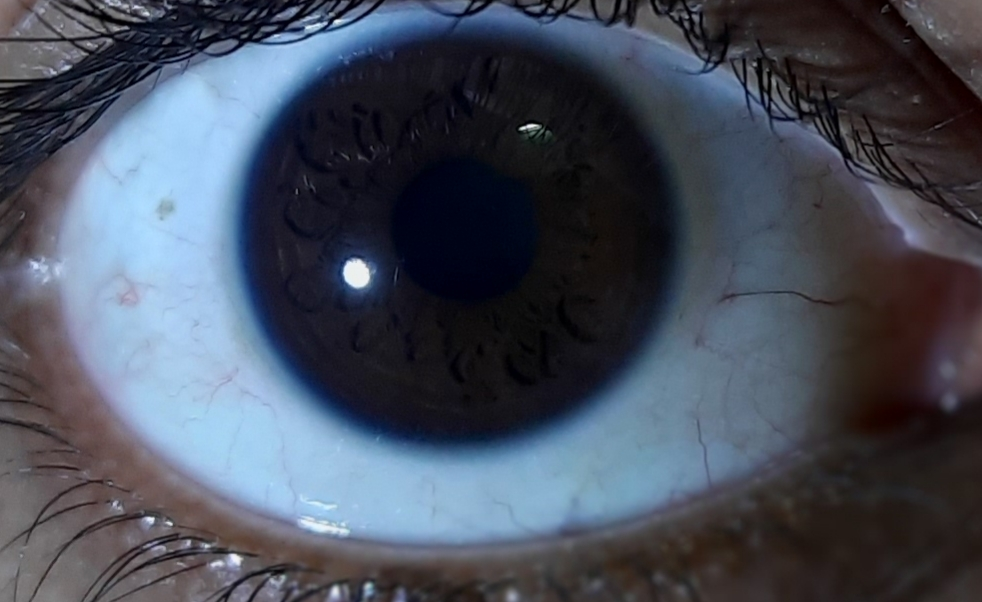
#> input picture rnf1_3.jpg, 982 x 602 px
$ jupyter execute img_pro_ass1_2.ipynb
#> lines starting #> are read from the running program, lines starting #| are printed output that depends on the picture; after the words box and inside, x2 and y2 are one past the last pixel; in counts of white or black regions, pixels touching at a corner belong together; long printed decimals are rounded
sudo code:<br>
1) input <br>
2) selecting the channel in rgb <br>
3) histogram equalization <br>
4) thresholding <br>
5) Morphological closing operation <br>
6) Morphological opening operation <br>
7) Find the largest object of connect components<br>
8) determine the pupil size

[cell 1]
import cv2
import numpy as np
import matplotlib.pyplot as plt
from skimage.measure import label, regionprops
from skimage.filters import threshold_otsu
from skimage.color import label2rgb
import matplotlib.patches as mpatches
from skimage.segmentation import clear_border

[cell 2]
def getLargestCC(segmentation):
    labels = label(segmentation)
    assert( labels.max() != 0 )
    largestCC = labels == np.argmax(np.bincount(labels.flat)[1:])+1
    return largestCC

[cell 3]
img = cv2.imread("rnf1_3.jpg",  cv2.IMREAD_GRAYSCALE)
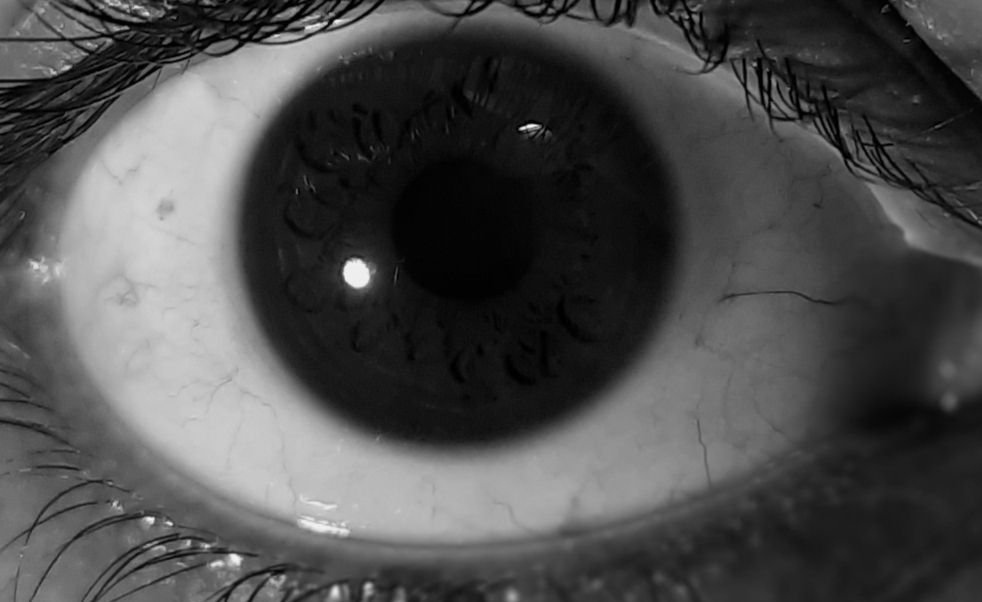
#> img: shape (602, 982); min 0, max 243, mean 76.6
img2 = cv2.medianBlur(img,5)
cimg = cv2.cvtColor(img,cv2.COLOR_GRAY2BGR)

[cell 4]
equ = cv2.equalizeHist(img2)
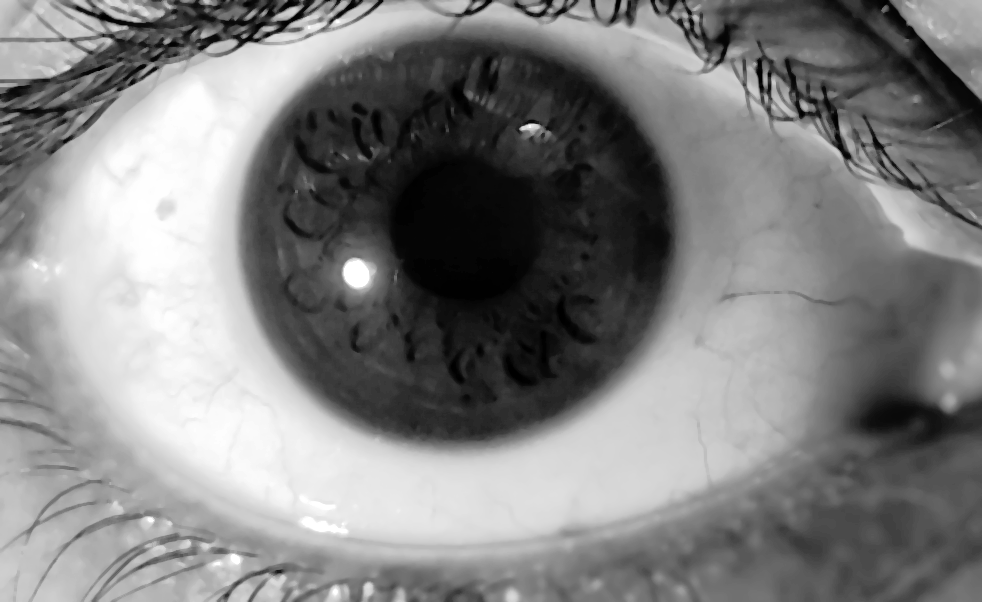
#> equ: shape (602, 982); min 0, max 255, mean 128.4
res = np.hstack((img2,equ))
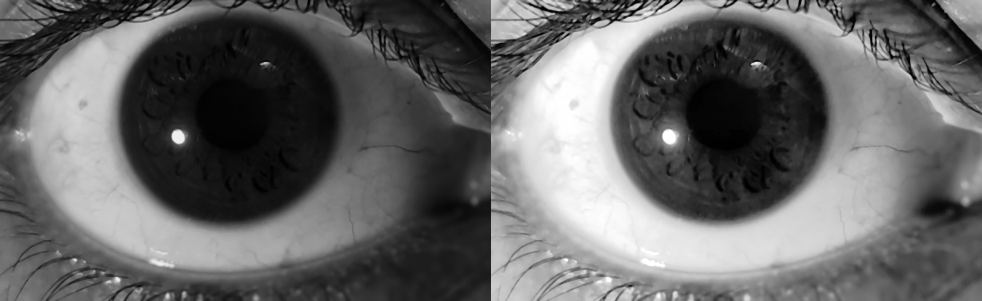
#> res: shape (602, 1964) (shown at 1/2 size); min 0, max 255, mean 102.5
plt.imshow(res)

[cell 5]
#thresholding
ret,thresh1 = cv2.threshold(equ,7,255,cv2.THRESH_BINARY_INV)
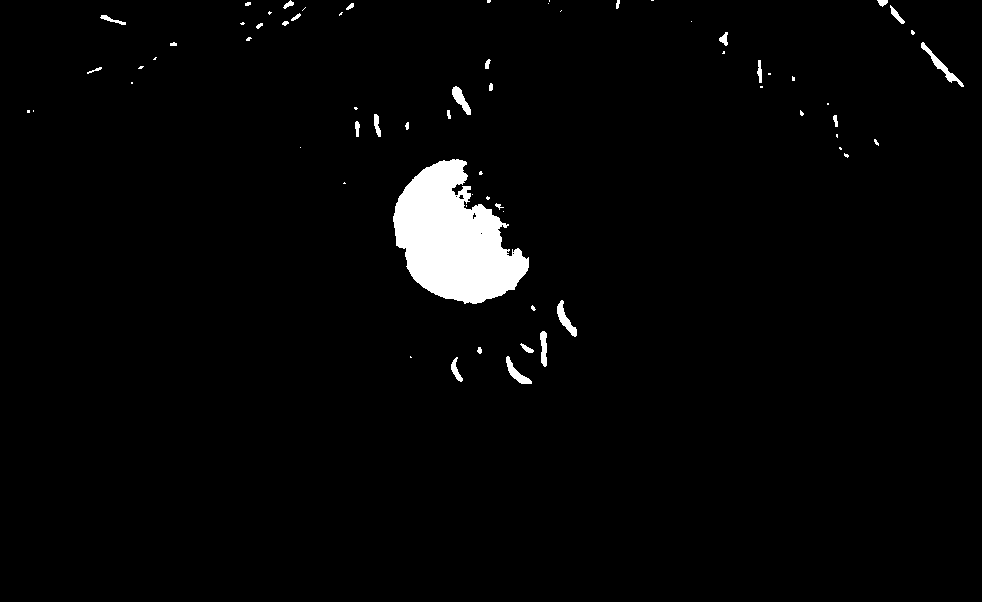
#> thresh1: shape (602, 982); 2.5% white; 68 white regions (37 under 20 px), largest, box (x1, y1, x2, y2) and area: (393, 159, 529, 304) 12133, (921, 42, 964, 87) 319, (557, 300, 577, 337) 269
plt.imshow(thresh1)

[cell 6]
#closing
kernel = np.ones((5,5),np.uint8)
closing = cv2.morphologyEx(thresh1, cv2.MORPH_CLOSE, kernel)
#> closing: shape (602, 982); 2.6% white; 63 white regions (32 under 20 px), largest, box (x1, y1, x2, y2) and area: (393, 159, 529, 304) 12296, (921, 42, 964, 87) 321, (557, 300, 577, 337) 273
plt.imshow(closing)

[cell 7]
#opening
opening = cv2.morphologyEx(closing, cv2.MORPH_OPEN, kernel)
#> opening: shape (602, 982); 2.3% white; 12 white regions, largest, box (x1, y1, x2, y2) and area: (393, 159, 529, 304) 12263, (557, 303, 577, 336) 261, (452, 87, 471, 114) 231
plt.imshow(opening)
print(type(opening))
#| <class 'numpy.ndarray'>

[cell 8]
large = getLargestCC(opening)
#> in getLargestCC, `labels = label(segmentation)`:
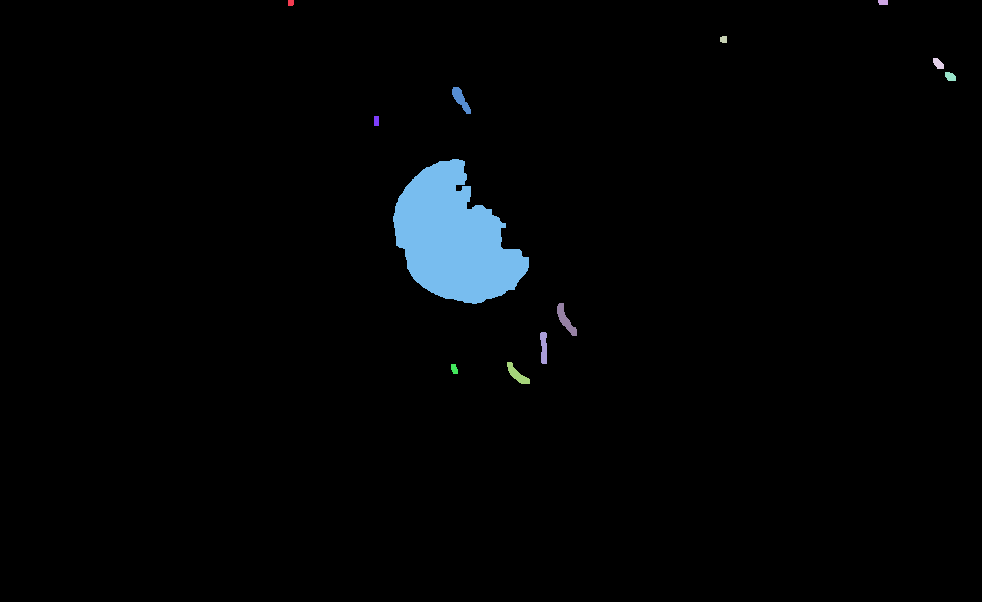
#> labels: shape (602, 982) int64; 13 distinct labels, from 0 to 12; one colour per label, 0 black
#> in getLargestCC, `largestCC = labels == np.argmax(np.bincount(labels.flat)[1:])+1`:
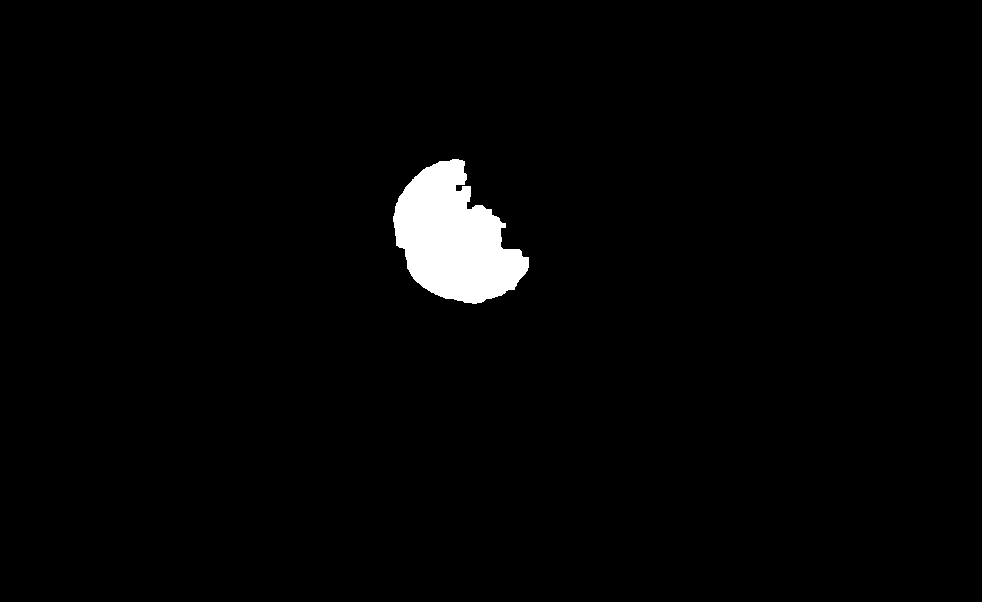
#> largestCC: shape (602, 982) bool; 2.1% white; 1 white region, box (x1, y1, x2, y2) and area: (393, 159, 529, 304) 12263
plt.imshow(large)
print(type(large))
#| <class 'numpy.ndarray'>

[cell 9]
label_image = label(large)

image_label_overlay = label2rgb(label_image, image=img, bg_label=0)
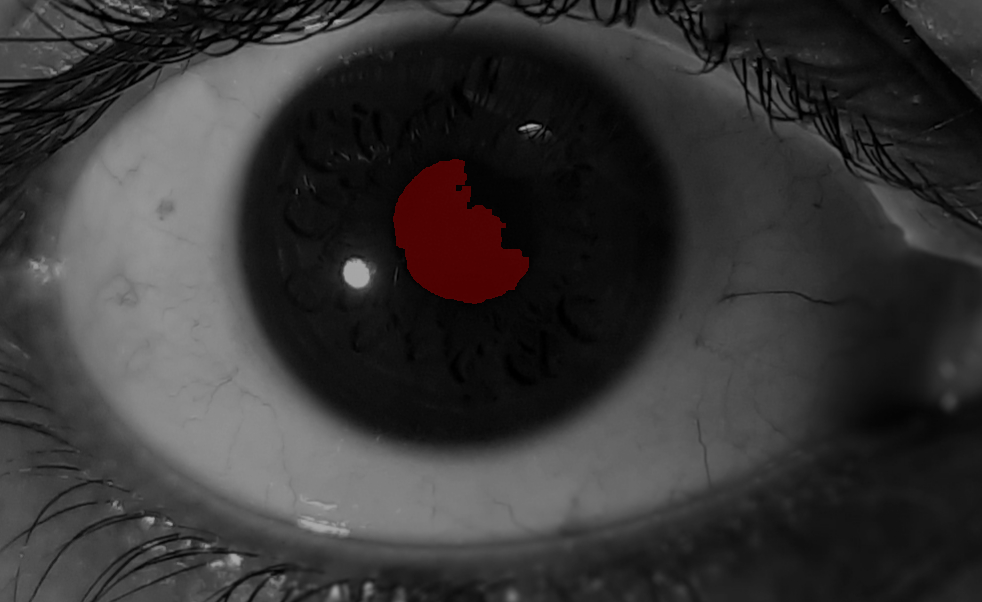
#> image_label_overlay: shape (602, 982, 3) float64; mean R, G, B 0.217, 0.21, 0.21

fig, ax = plt.subplots(figsize=(10, 6))
ax.imshow(image_label_overlay, cmap=plt.cm.gray)

for region in regionprops(label_image):

    if region.area >= 100:

        minr, minc, maxr, maxc = region.bbox
        rect = mpatches.Rectangle((minc, minr), maxc - minc, maxr - minr,
                                  fill=False, edgecolor='red', linewidth=2)
        ax.add_patch(rect)
        k = (maxc + maxr - minr - minc)/2
        print(0.0031872509960159364*k, "cm")
#> this loop made 1 pass
#> (minr, minc, maxr, maxc, k) on pass 1: (159, 393, 304, 529, 140.5)
#| 0.4478 cm

ax.set_axis_off()
plt.tight_layout()
plt.show()
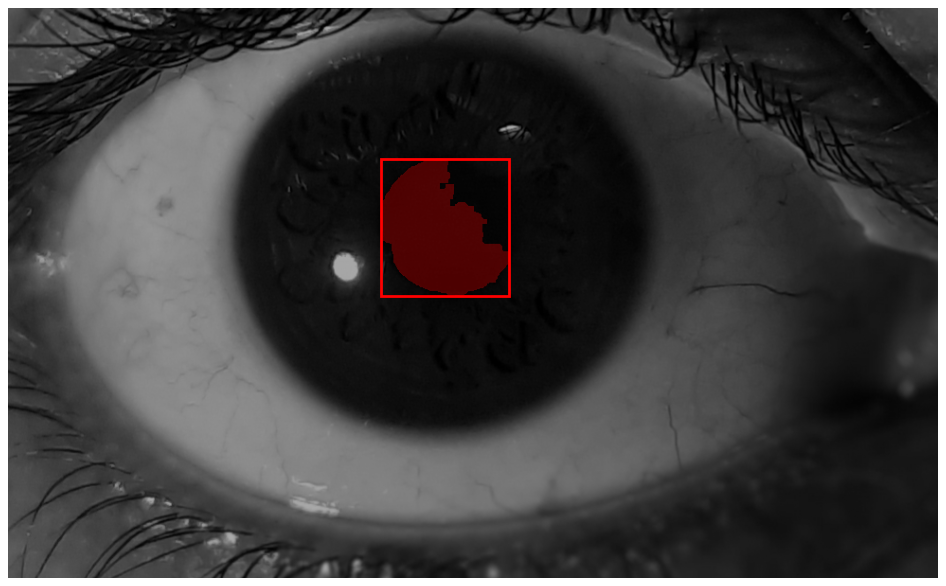
#> figure drawn by matplotlib, 1 panel

$ run again, with jivi_eye_l_nf.jpg copied over rnf1_3.jpg
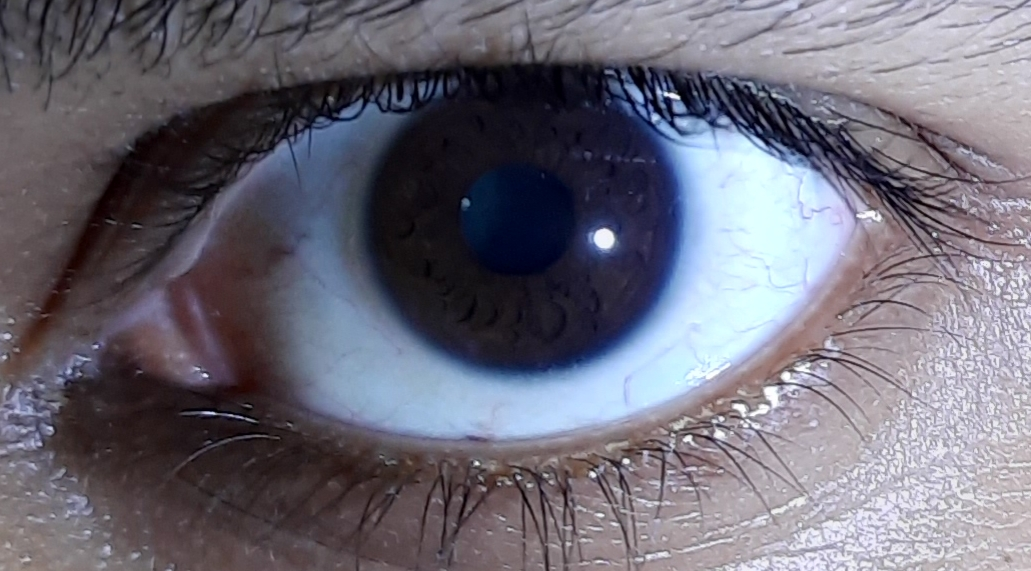
#> input picture jivi_eye_l_nf.jpg, 1031 x 571 px
#> `ret,thresh1 = cv2.threshold(equ,7,255,cv2.THRESH_BINARY_INV)`:
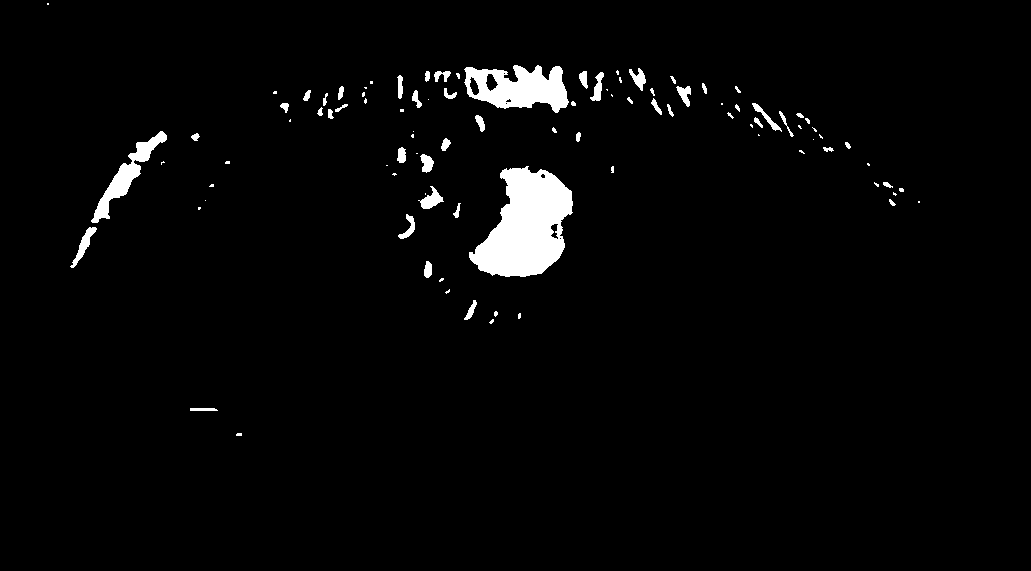
#> thresh1: shape (571, 1031); 2.7% white; 97 white regions (48 under 20 px), largest, box (x1, y1, x2, y2) and area: (469, 166, 573, 277) 7229, (464, 65, 569, 113) 3181, (91, 131, 167, 223) 1525
#> closing: shape (571, 1031); 2.8% white; 86 white regions (40 under 20 px), largest, box (x1, y1, x2, y2) and area: (469, 166, 573, 277) 7316, (464, 65, 576, 113) 3292, (70, 131, 167, 268) 1888
#> opening: shape (571, 1031); 2.4% white; 32 white regions, largest, box (x1, y1, x2, y2) and area: (469, 168, 573, 277) 7299, (465, 66, 568, 112) 3175, (93, 132, 167, 223) 1539
#| <class 'numpy.ndarray'>
#> labels: shape (571, 1031) int64; 33 distinct labels, from 0 to 32
#> largestCC: shape (571, 1031) bool; 1.2% white; 1 white region, box (x1, y1, x2, y2) and area: (469, 168, 573, 277) 7299
#| <class 'numpy.ndarray'>
#> the loop `for region in regionprops(label_image): ` made 1 pass
#> (minr, minc, maxr, maxc, k) on pass 1: (168, 469, 277, 573, 106.5)
#> (printed output is left out)
#> `plt.show()`:
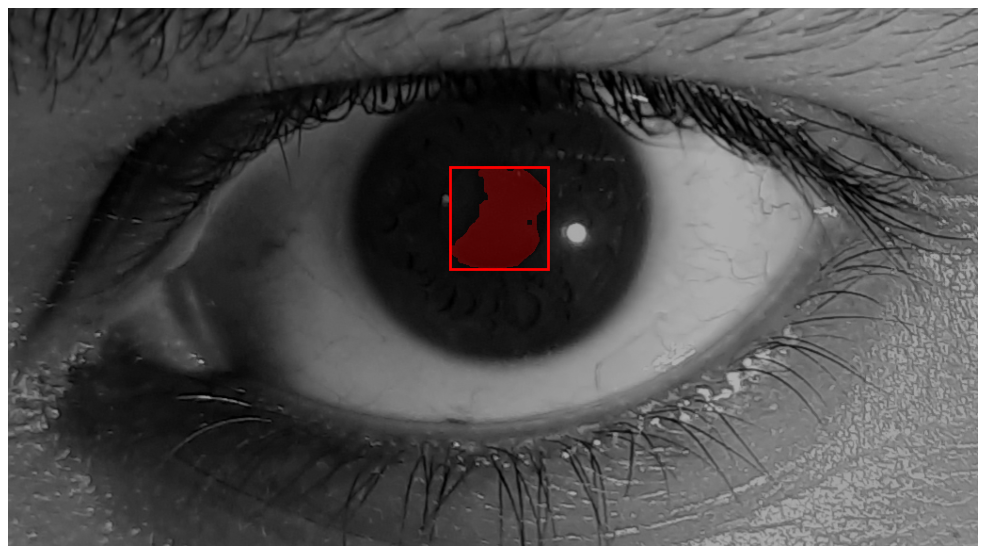
#> figure drawn by matplotlib, 1 panel

$ run again, with jivi_eye_r_f (1).jpg copied over rnf1_3.jpg
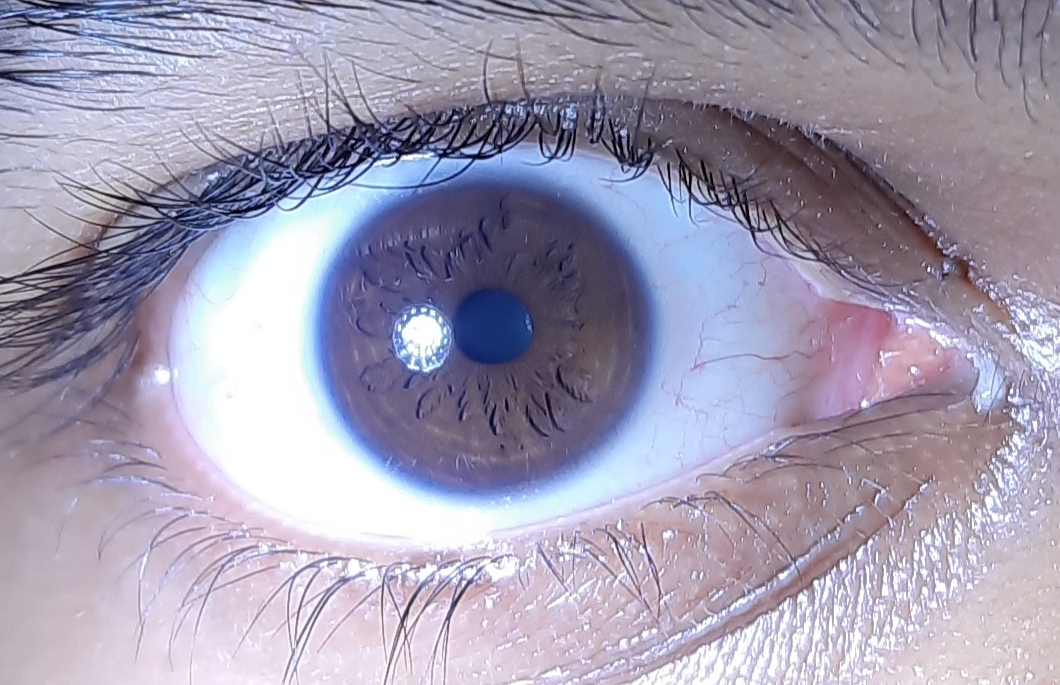
#> input picture jivi_eye_r_f (1).jpg, 1060 x 685 px
#> `ret,thresh1 = cv2.threshold(equ,7,255,cv2.THRESH_BINARY_INV)`:
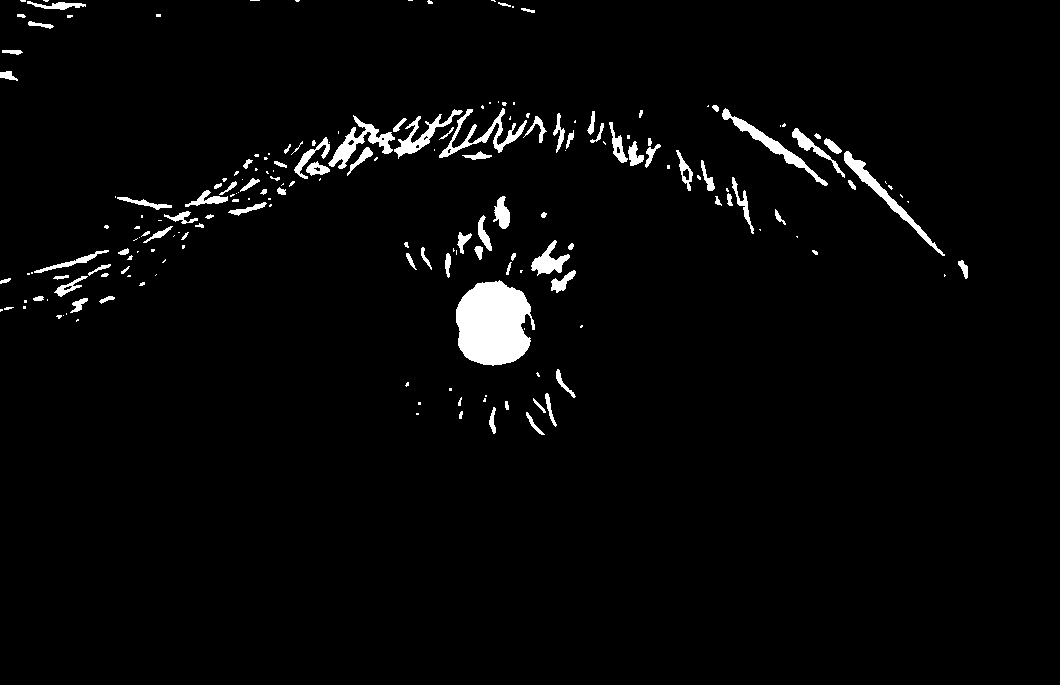
#> thresh1: shape (685, 1060); 2.8% white; 192 white regions (96 under 20 px), largest, box (x1, y1, x2, y2) and area: (456, 280, 535, 366) 5117, (844, 151, 945, 256) 1033, (328, 115, 395, 169) 1009
#> closing: shape (685, 1060); 3.1% white; 130 white regions (61 under 20 px), largest, box (x1, y1, x2, y2) and area: (456, 280, 535, 366) 5146, (294, 101, 547, 181) 4681, (792, 128, 945, 256) 1730
#> opening: shape (685, 1060); 2.2% white; 60 white regions, largest, box (x1, y1, x2, y2) and area: (456, 281, 531, 365) 5101, (295, 121, 393, 178) 1678, (844, 151, 910, 221) 820
#| <class 'numpy.ndarray'>
#> labels: shape (685, 1060) int64; 61 distinct labels, from 0 to 60
#> largestCC: shape (685, 1060) bool; 0.7% white; 1 white region, box (x1, y1, x2, y2) and area: (456, 281, 531, 365) 5101
#| <class 'numpy.ndarray'>
#> the loop `for region in regionprops(label_image): ` made 1 pass
#> (minr, minc, maxr, maxc, k) on pass 1: (281, 456, 365, 531, 79.5)
#> (printed output is left out)
#> `plt.show()`:
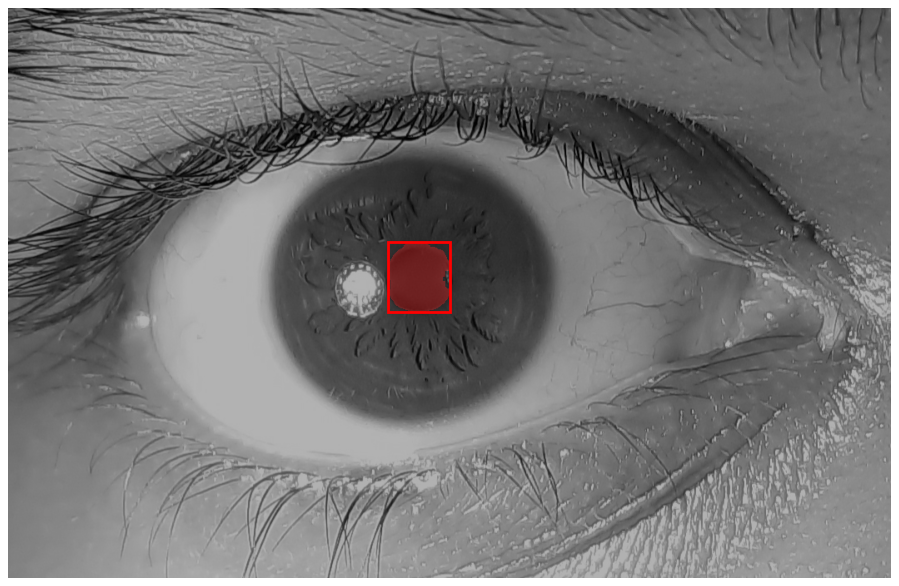
#> figure drawn by matplotlib, 1 panel
